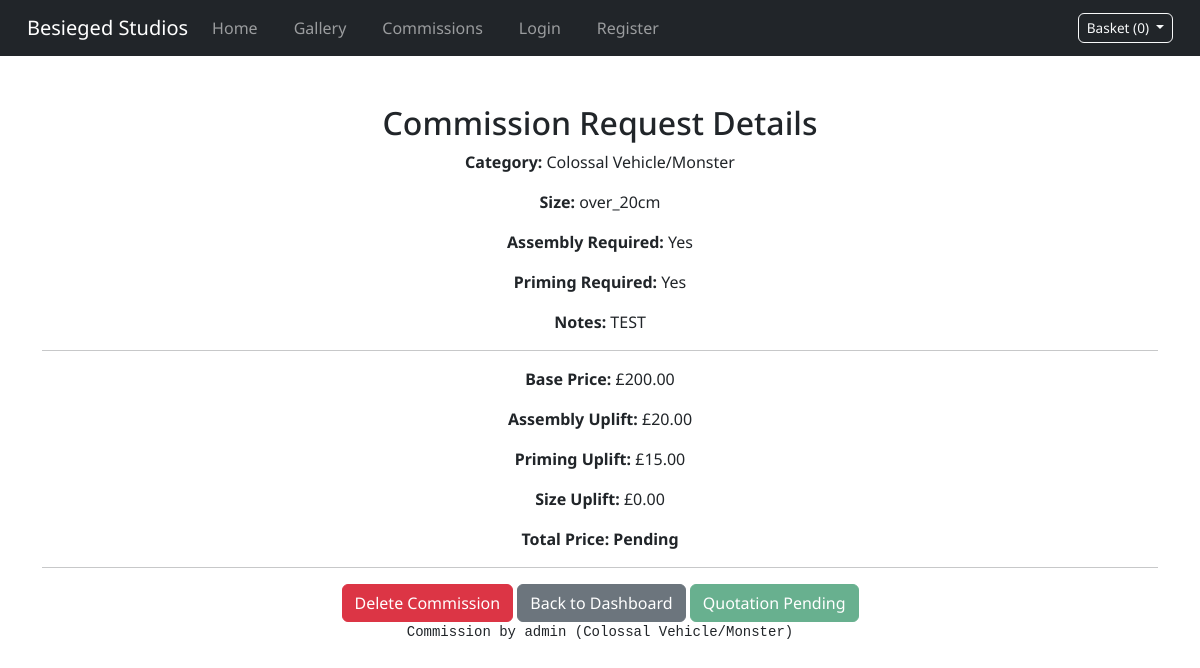
The app's page /commissions/quote/1/ with its own data.
### commissions/models.py (models this page shows)
class CommissionQuote(models.Model):
    CATEGORY_CHOICES = [
        ('single_mini', 'Single Miniature'),
        ('squad', 'Squad'),
        ('colossal', 'Colossal Vehicle/Monster'),
        ('terrain', 'Terrain'),
    ]
    STATUS_CHOICES = [
        ('ready', 'Ready to Checkout'),
        ('pending', 'Pending Manual Quote'),
    ]
    user = models.ForeignKey(User, on_delete=models.CASCADE)
    category = models.CharField(max_length=20, choices=CATEGORY_CHOICES)
    size_option = models.CharField(max_length=50, blank=True)
    assembly_required = models.BooleanField(default=False)
    priming_required = models.BooleanField(default=False)
    base_price = models.DecimalField(max_digits=6, decimal_places=2)
    assembly_cost = models.DecimalField(max_digits=6, decimal_places=2)
    priming_cost = models.DecimalField(max_digits=6, decimal_places=2, default=0)
    size_uplift = models.DecimalField(max_digits=6, decimal_places=2, default=0)
    total_price = models.DecimalField(max_digits=6, decimal_places=2, null=True, blank=True)
    image = models.ImageField(upload_to='commission_uploads/', blank=True, null=True)
    notes = models.TextField(blank=True)
    status = models.CharField(max_length=10, choices=STATUS_CHOICES, default='ready')
    created_at = models.DateTimeField(auto_now_add=True)
    def __str__(self):
        return f"Commission by {self.user} ({self.get_category_display()})"

### commissions/views.py (the view)
# urls.py: path('quote/<int:pk>/', CommissionQuoteDetailView.as_view(), name='commissions_detail'),
class CommissionQuoteDetailView(DetailView):
    model = CommissionQuote
    template_name = 'commissions/commissions_detail.html'
    context_object_name = 'commission'
    def get_context_data(self, **kwargs):
        context = super().get_context_data(**kwargs)
        print(f"Commission context: {context}")  # Add this to debug the context being passed
        return context

### basket/context_processors.py (called while the page is built, shortened)
def basket_context(request):
    basket = request.session.get("basket", {})
    basket_items = []
    return {
        "basket_count": sum(item["quantity"] for item in basket_items),
        "basket_items": basket_items,
    }

### commissions/templates/commissions/commissions_detail.html (shortened to what this page needs)
{% extends 'base.html' %}
{% block content %}
<div class="container my-5">
    <h2>Commission Request Details</h2>
    <p><strong>Category:</strong> {{ commission.get_category_display }}</p>
    <p><strong>Size:</strong> {{ commission.size_option }}</p>
    <p><strong>Assembly Required:</strong> {{ commission.assembly_required|yesno:"Yes,No" }}</p>
    <p><strong>Priming Required:</strong> {{ commission.priming_required|yesno:"Yes,No" }}</p>
    <p><strong>Notes:</strong> {{ commission.notes }}</p>
    <hr>
    <p><strong>Base Price:</strong> £{{ commission.base_price }}</p>
    <p><strong>Assembly Uplift:</strong> £{{ commission.assembly_cost }}</p>
    <p><strong>Priming Uplift:</strong> £{{ commission.priming_cost }}</p>
    <p><strong>Size Uplift:</strong> £{{ commission.size_uplift }}</p>
    {% if commission.total_price == 0 %}
        <p><strong>Total Price:</strong> <strong>Pending</strong></p>
    {% else %}
        <p><strong>Total Price:</strong> <strong>£{{ commission.total_price }}</strong></p>
    {% endif %}
    <hr>
    <a href="{% url 'commissions:delete_commission' commission.pk %}" class="btn btn-danger">Delete Commission</a>
    <a href="{% url 'dashboard' %}" class="btn btn-secondary">Back to Dashboard</a>
    {% if commission.staus == "ready" %}
        <a href="{% url 'commissions:add_to_basket' commission.pk %}" class="btn btn-success">Add to Basket</a>
    {% else %}
        <a class="btn btn-success disabled">Quotation Pending</a>
    {% endif %}
    <pre>{{ commission }}</pre>
</div>
{% endblock %}

### static/css/base.css (style rules this page uses)
body { font-family: "Noto Sans", sans-serif; }
.container { text-align: center; margin-top: 50px; }

### records on screen
CommissionQuote: category "Colossal Vehicle/Monster", size_option "over_20cm", assembly_required "Yes", priming_required "Yes", notes "TEST", base_price "200.00", assembly_cost "20.00", priming_cost "15.00", size_uplift "0.00", user+category "Commission by admin (Colossal Vehicle/Monster)"

### other values on screen
{{ basket_items|length }} "0"
